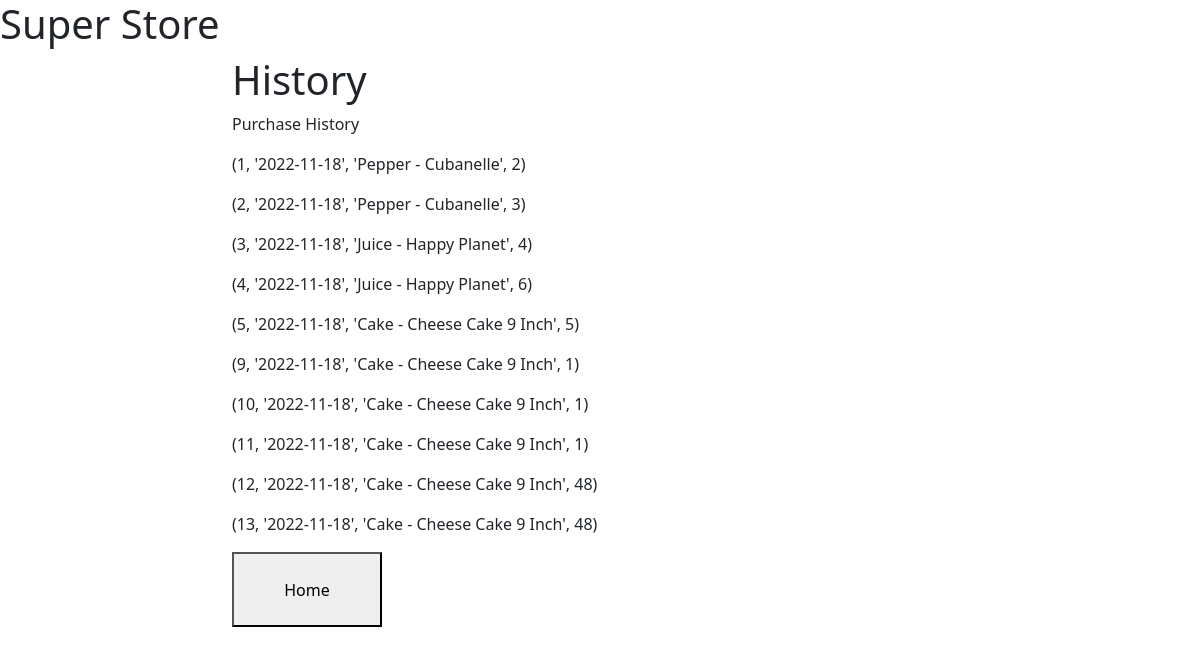
Screenshot of /history (signed in) with the database file from the repository.
### tables this page shows
CREATE TABLE History(order_id INTEGER PRIMARY KEY, item_id INTEGER NOT NULL, date_time TEXT NOT NULL, user TEXT NOT NULL, purchased INTEGER, added INTEGER);

### app.py (the view)
@app.route('/history',methods=['GET', 'POST'])
def history():
    username = session['username']
    is_supplier = session['is_supplier']
    submission_message = ""
    if is_supplier == 0:
        query = (f"SELECT History.order_id, History.date_time, Inventory.item_name, History.purchased FROM (History INNER JOIN Inventory ON Inventory.item_id = History.item_id) WHERE user = '{username}';")
        submission_message = "Purchase History"
    elif is_supplier == 1:
        query = (f"SELECT History.order_id, History.date_time, Inventory.item_name, History.added FROM (History INNER JOIN Inventory ON Inventory.item_id = History.item_id) WHERE user = '{username}';")
        submission_message = "Delivery History"
    hist = do_query(query, True)
    return render_template('history.html', history_list=hist, submission_message=submission_message)

### app.py (called while the page is built)
def do_query(query, want_output):
    try:
        output = cur.execute(query).fetchall()
        conn.commit()
        if want_output:
            return output
        else:
            return True
    except sqlite3.Error as er:
        print("an error occured while attempting to perform a query")
        if TEST:
            print(er)
        return False

### templates/history.html (shortened to what this page needs)
{% extends 'base.html' %}
{% block content %}
<div class="col-md-10 col-lg-8 mx-lg-auto mx-md-auto">
  <h1>History</h1>
  <p>{{ submission_message }}</p>
  {% for item in history_list %}
    <p> {{ item }} </p>
  {% endfor %}
  <p><a href="{{ url_for('return_to_home') }}" ><button class=grey style="height:75px;width:150px">Home</button></a></p>
</div>
{% endblock %}

### templates/base.html (shortened to what this page needs)
<!DOCTYPE html>
<html lang="en">
  <head>
    <link
      href="https://cdn.jsdelivr.net/npm/bootstrap@5.1.3/dist/css/bootstrap.min.css"
      rel="stylesheet"
    />
    <h1>Super Store</h1>
  </head>
  <body>
    <div class="container">
        <div class="row">
          {% block content %}{% endblock %}
        </div>
    </div>
  </body>
</html>

### rows the page displays
History: item "(1, '2022-11-18', 'Pepper - Cubanelle', 2)"
History: item "(2, '2022-11-18', 'Pepper - Cubanelle', 3)"
History: item "(3, '2022-11-18', 'Juice - Happy Planet', 4)"
History: item "(4, '2022-11-18', 'Juice - Happy Planet', 6)"
History: item "(5, '2022-11-18', 'Cake - Cheese Cake 9 Inch', 5)"
History: item "(9, '2022-11-18', 'Cake - Cheese Cake 9 Inch', 1)"
History: item "(10, '2022-11-18', 'Cake - Cheese Cake 9 Inch', 1)"
History: item "(11, '2022-11-18', 'Cake - Cheese Cake 9 Inch', 1)"
History: item "(12, '2022-11-18', 'Cake - Cheese Cake 9 Inch', 48)"
History: item "(13, '2022-11-18', 'Cake - Cheese Cake 9 Inch', 48)"

### other values shown
{{ submission_message }} "Purchase History"
